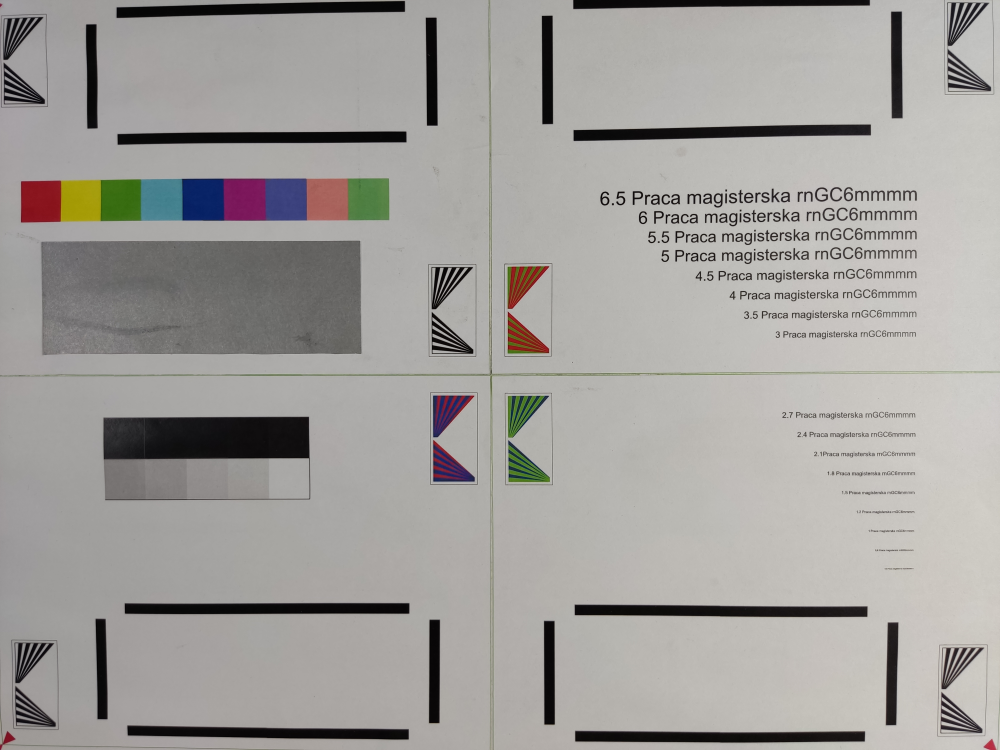
#> input picture photo/test.jpg, 4000 x 3000 px (shown at 1/4 size)
$ python crop_pom.py
#> lines starting #> are read from the running program, lines starting #| are printed output that depends on the picture
from PIL import Image
import PIL
from openpyxl import load_workbook
import math

def convertMmToPx(val, mm, px):
    return math.ceil(val*px/mm)

crop_list = []
save_list = []
labels = []

w34 = 488.889
w23 = 550
h = 366.67

x_crop_difference = 30
y_crop_difference = 51.5


im = Image.open('photo/test.jpg')
#> im is the input picture: PIL image 4000x3000 RGB; mean R, G, B 162, 159.6, 156.5
x, y = im.size
#> x = 4000; y = 3000

if(0.63 < y/x < 0.705):
    mode = 23
    w = w23
elif(0.705 <= y/x < 0.79):
    mode = 34
    w = w34
else:
    print("Wrong image resolution.")

label = "BW_RT5"
left_mm = 208.9445
top_mm = 128.355
right_mm = 233.9445
down_mm = 174.835


out = im.crop((math.floor(left_mm*x/w), math.floor(top_mm*y/h), math.floor(right_mm*x/w), math.floor(down_mm*y/h)))
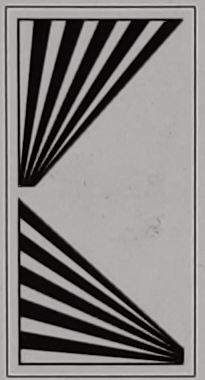
#> out: PIL image 205x380 RGB; mean R, G, B 130.9, 129.1, 126.8
out.save('cropped_images/' + label + '.JPG')

$ run again, with photo/IMG_5635.JPG copied over photo/test.jpg
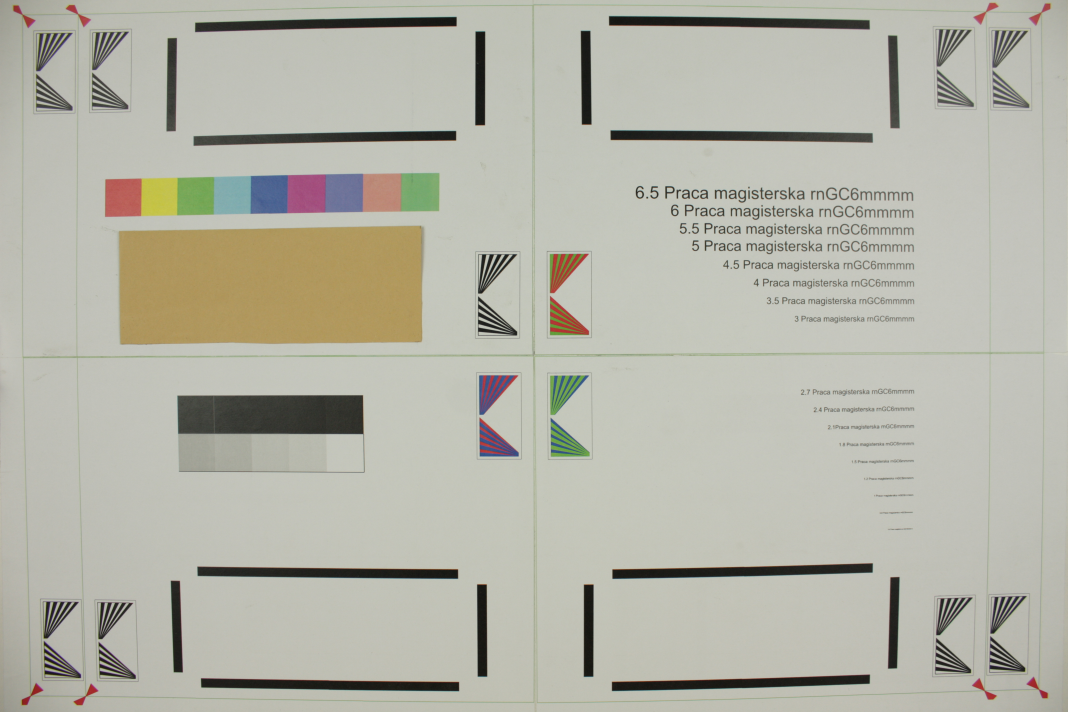
#> input picture photo/IMG_5635.JPG, 4272 x 2848 px (shown at 1/4 size)
#> im is the input picture: PIL image 4272x2848 RGB; mean R, G, B 180.7, 180.3, 168.3
#> `out = im.crop((math.floor(left_mm*x/w), math.floor(top_mm*y/h), math.f..`:
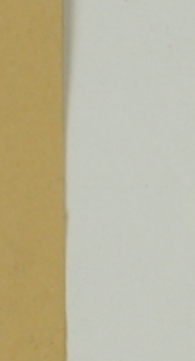
#> out: PIL image 195x361 RGB; mean R, G, B 188.4, 181.9, 155.1
